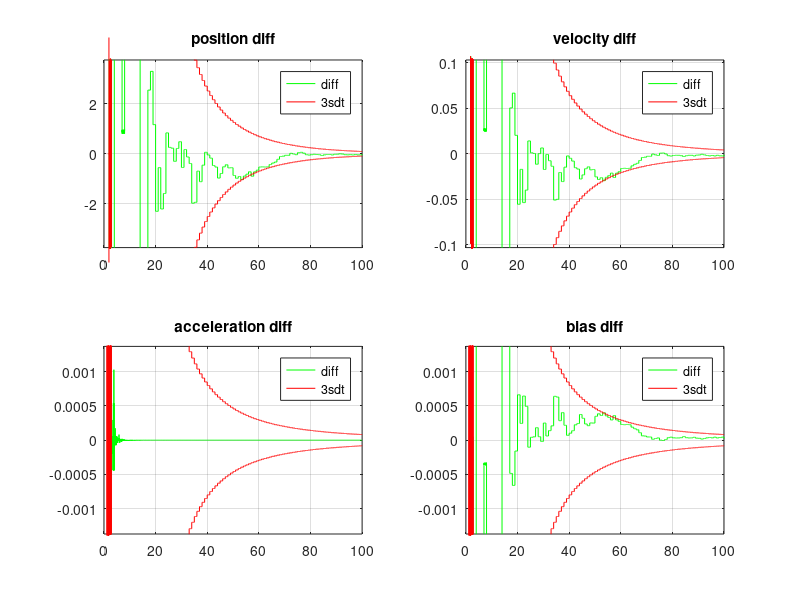

Here is the MATLAB script that generated this plot:


alpha0 =10;%m/sec^2
%noise params
rou_b_a = 1e-3;
rou_k_a = 1e-5;
rou_k_p = 1e-1;
t1= 100;%sec
p0=0;%m
v0=0;%m/sec
freq1 = 100;%Hz
delay = 0.5; %sec
freq2 = 1;%Hz

pdd= -alpha0;%m/sec^2

t=0:(1/freq1):t1;

p = p0 + t.*v0+ t.^2/2*pdd;
v =  v0 + t.*pdd;






b_a = randn(1)*rou_b_a;
k_a = randn(size(t))*rou_k_a;


am = pdd + b_a + k_a;

p_mask = (freq1/freq2/2):(freq1/freq2):length(t); 

tpm = t(p_mask);

k_p = randn(size(tpm))*rou_k_p;

pm = p(p_mask) + k_p;

%x = [p,v,a,b];
t_state = t(end);
E = 0;
Omega = zeros(4,1);
Lambda = zeros(4,4);
jjj=1;
figure
for iii=1:length(t)
    dt = t(iii) - t_state ;
    A = [1,dt,dt^2/2,0;0,1,dt,0;0,0,1,0;0,0,0,1];
    H = [0,0,1,1];
    R = rou_k_a^2;
    W =1;
    %E = E + (H*A*x-am(iii))'*W'*inv(R)*W*(H*A*x-am(iii));
    Lambda = Lambda  + A'*H'*W'*inv(R)*W*H*A;
    Omega = Omega  + A'*H'*W'*inv(R)*W*am(iii);
    if(tpm(jjj)<t(iii)-delay)
        dt = tpm(jjj)-t_state ;
        A = [1,dt,dt^2/2,0;0,1,dt,0;0,0,1,0;0,0,0,1];
        H = [1,0,0,0];
        R = rou_k_p^2;
        W =1;
        %E = E + (H*A*x-pm(iii))'*W'*inv(R)*W*(H*A*x-pm(iii));
        Lambda = Lambda  + A'*H'*W'*inv(R)*W*H*A;
        Omega = Omega  + A'*H'*W'*inv(R)*W*pm(jjj);
        jjj = jjj +1 ;
    end
    
    P = inv(Lambda);
    x = P*Omega;
    x_history(:,:,iii) = x;
    P_history(:,:,iii) = P;
    
end

figure,
title('Diff between gt to prediction at end point')
subplot(221)

plot(t,permute(x_history(1,1,:),[1,3,2])-p(end),'g');
grid on;
hold on;
std3 = permute(3*P_history(1,1,:).^0.5,[1,3,2]);
plot(t,std3,'r');
plot(t,-std3,'r');
legend('diff','3sdt');
ylim([-1,1]*median(std3)*3);
title('position diff');

subplot(222)

plot(t,permute(x_history(2,1,:),[1,3,2])-v(end),'g');
grid on;
hold on;
std3 = permute(3*P_history(2,2,:).^0.5,[1,3,2]);
plot(t,std3,'r');
plot(t,-std3,'r');
legend('diff','3sdt');
ylim([-1,1]*median(std3)*3);
title('velocity diff');


subplot(223)

plot(t,permute(x_history(3,1,:)+x_history(4,1,:),[1,3,2])-pdd-b_a,'g');
grid on;
hold on;
std3 = permute(3*P_history(3,3,:).^0.5,[1,3,2]);
plot(t,std3,'r');
plot(t,-std3,'r');
legend('diff','3sdt');
ylim([-1,1]*median(std3)*3);
title('acceleration diff');


subplot(224)

plot(t,permute(x_history(4,1,:),[1,3,2])-b_a,'g');
grid on;
hold on;
std3 = permute(3*P_history(4,4,:).^0.5,[1,3,2]);
plot(t,std3,'r');
plot(t,-std3,'r');
legend('diff','3sdt');
ylim([-1,1]*median(std3)*3);
title('bias diff');





P = inv(Lambda);
x = P*Omega;
gt = [p(end);v(end);pdd;b_a];
dx = x - gt;
mahal  = dx'*inv(P)*dx

disp('      GroundTruth |  state   |   diff');
disp(['pos   | ',num2str(gt(1)), '  |  ' ,num2str(x(1)), '  |  ' ,num2str(dx(1))]);
disp(['vel   | ',num2str(gt(2)), '  |  ' ,num2str(x(2)), '  |  ' ,num2str(dx(2))]);
disp(['acc   | ',num2str(gt(3)), '  |  ' ,num2str(x(3)), '  |  ' ,num2str(dx(3))]);
disp(['bias   | ',num2str(gt(4)), '  |  ' ,num2str(x(4)), '  |  ' ,num2str(dx(4))]);

disp(['mahalanobis distance = ' ,num2str(mahal)]);
